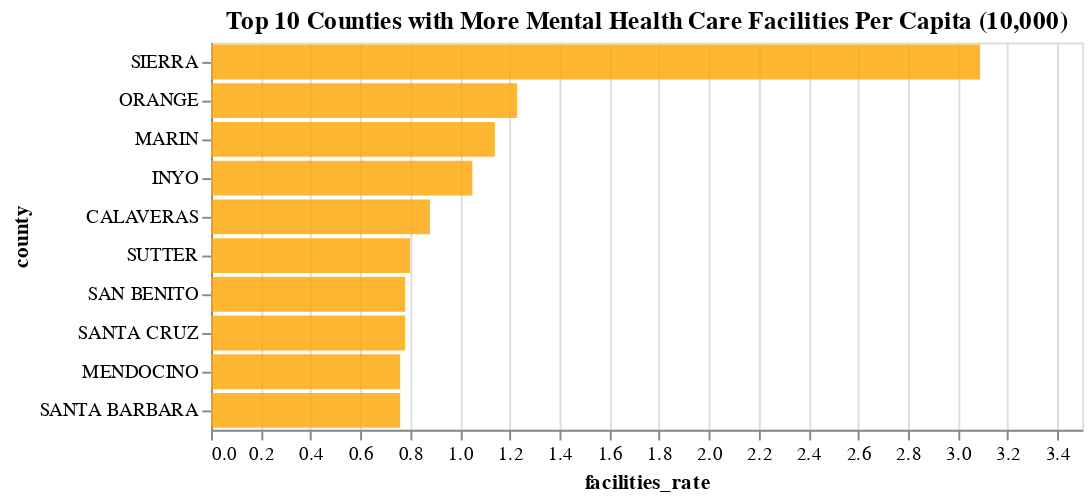

The code cell stored with this chart in its notebook:
### Code cell
source = full_data

chart_top10pop=alt.Chart(source).mark_bar().encode(
    x=alt.X('facilities_rate'),
    y=alt.Y('county', sort='-x'),
    tooltip=['facilities_rate'],
).properties(width=450, title='Top 10 Counties with More Mental Health Care Facilities Per Capita (10,000)'
).transform_window(
    rank='rank(facilities_rate)',
    sort=[alt.SortField('facilities_rate', order='descending')]
).transform_filter(
    (alt.datum.rank < 10)
).configure_bar(
    opacity=0.8,
    color='orange'
)

chart_top10pop

### Figure 1 — Vega-Lite specification as saved in the notebook (floating-point values rounded to 4 significant figures)
{"config": {"view": {"continuousWidth": 400, "continuousHeight": 300}, "bar": {"color": "orange", "opacity": 0.8}}, "data": {"name": "data-045cf67cca829ebb815c5d88d5ce0d26"}, "mark": "bar", "encoding": {"tooltip": [{"field": "facilities_rate", "type": "quantitative"}], "x": {"field": "facilities_rate", "type": "quantitative"}, "y": {"field": "county", "sort": "-x", "type": "nominal"}}, "title": "Top 10 Counties with More Mental Health Care Facilities Per Capita (10,000)", "transform": [{"window": [{"op": "rank", "field": "facilities_rate", "as": "rank"}], "sort": [{"field": "facilities_rate", "order": "descending"}]}, {"filter": "(datum.rank < 10)"}], "width": 450, "$schema": "https://vega.github.io/schema/vega-lite/v4.17.0.json", "datasets": {"data-045cf67cca829ebb815c5d88d5ce0d26": [{"year": 2020, "county": "ALAMEDA", "geography_type": "Residence", "cause": "Intentional self-harm (suicide)", "deaths": 141.0, "facility_count": 48.0, "suicide_2015_2017": "        8.6   ", "suicide_2018_2020": "        8.8   ", "drug_induced_deaths_2015_2017": "        9.9   ", "drug_induced_deaths_2018_2020": "       15.4   ", "population": 1682353, "full_county_name": "Alameda County", "facilities_rate": 0.29}, {"year": 2020, "county": "ALPINE", "geography_type": "Residence", "cause": "Intentional self-harm (suicide)", "deaths": 0.0, "facility_count": null, "suicide_2015_2017": "        -     ", "suicide_2018_2020": "       58.3 * ", "drug_induced_deaths_2015_2017": "        -     ", "drug_induced_deaths_2018_2020": "      116.6 * ", "population": 1204, "full_county_name": "Alpine County", "facilities_rate": null}, {"year": 2020, "county": "AMADOR", "geography_type": "Residence", "cause": "Intentional self-harm (suicide)", "deaths": 12.0, "facility_count": 1.0, "suicide_2015_2017": "       21.2   ", "suicide_2018_2020": "       33.7   ", "drug_induced_deaths_2015_2017": "       16.0 * ", "drug_induced_deaths_2018_2020": "       25.4   ", "population": 40474, "full_county_name": "Amador County", "facilities_rate": 0.25}, {"year": 2020, "county": "BUTTE", "geography_type": "Residence", "cause": "Intentional self-harm (suicide)", "deaths": 43.0, "facility_count": 12.0, "suicide_2015_2017": "       18.9   ", "suicide_2018_2020": "       22.1   ", "drug_induced_deaths_2015_2017": "       27.8   ", "drug_induced_deaths_2018_2020": "       31.4   ", "population": 211632, "full_county_name": "Butte County", "facilities_rate": 0.57}, {"year": 2020, "county": "CALAVERAS", "geography_type": "Residence", "cause": "Intentional self-harm (suicide)", "deaths": 13.0, "facility_count": 4.0, "suicide_2015_2017": "       26.1   ", "suicide_2018_2020": "       24.3   ", "drug_induced_deaths_2015_2017": "       18.0   ", "drug_induced_deaths_2018_2020": "       25.5   ", "population": 45292, "full_county_name": "Calaveras County", "facilities_rate": 0.88}, {"year": 2020, "county": "COLUSA", "geography_type": "Residence", "cause": "Intentional self-harm (suicide)", "deaths": null, "facility_count": 1.0, "suicide_2015_2017": "        9.7 * ", "suicide_2018_2020": "        8.7 * ", "drug_induced_deaths_2015_2017": "       16.7 * ", "drug_induced_deaths_2018_2020": "       13.8 * ", "population": 21839, "full_county_name": "Colusa County", "facilities_rate": 0.46}, {"year": 2020, "county": "CONTRA COSTA", "geography_type": "Residence", "cause": "Intentional self-harm (suicide)", "deaths": 108.0, "facility_count": 28.0, "suicide_2015_2017": "       10.3   ", "suicide_2018_2020": "        9.3   ", "drug_induced_deaths_2015_2017": "       10.9   ", "drug_induced_deaths_2018_2020": "       16.6   ", "population": 1165927, "full_county_name": "Contra Costa County", "facilities_rate": 0.24}, {"year": 2020, "county": "DEL NORTE", "geography_type": "Residence", "cause": "Intentional self-harm (suicide)", "deaths": null, "facility_count": null, "suicide_2015_2017": "       13.0 * ", "suicide_2018_2020": "       22.8 * ", "drug_induced_deaths_2015_2017": "       24.8 * ", "drug_induced_deaths_2018_2020": "       30.8   ", "population": 27743, "full_county_name": "Del Norte County", "facilities_rate": null}, {"year": 2020, "county": "EL DORADO", "geography_type": "Residence", "cause": "Intentional self-harm (suicide)", "deaths": 34.0, "facility_count": 9.0, "suicide_2015_2017": "       18.6   ", "suicide_2018_2020": "       16.7   ", "drug_induced_deaths_2015_2017": "       21.2   ", "drug_induced_deaths_2018_2020": "       20.2   ", "population": 191185, "full_county_name": "El Dorado County", "facilities_rate": 0.47}, {"year": 2020, "county": "FRESNO", "geography_type": "Residence", "cause": "Intentional self-harm (suicide)", "deaths": 108.0, "facility_count": 46.0, "suicide_2015_2017": "       11.0   ", "suicide_2018_2020": "       11.0   ", "drug_induced_deaths_2015_2017": "       16.3   ", "drug_induced_deaths_2018_2020": "       16.3   ", "population": 1008654, "full_county_name": "Fresno County", "facilities_rate": 0.46}, {"year": 2020, "county": "GLENN", "geography_type": "Residence", "cause": "Intentional self-harm (suicide)", "deaths": null, "facility_count": 1.0, "suicide_2015_2017": "       28.9   ", "suicide_2018_2020": "       18.9 * ", "drug_induced_deaths_2015_2017": "       10.2 * ", "drug_induced_deaths_2018_2020": "       25.0 * ", "population": 28917, "full_county_name": "Glenn County", "facilities_rate": 0.35}, {"year": 2020, "county": "HUMBOLDT", "geography_type": "Residence", "cause": "Intentional self-harm (suicide)", "deaths": 26.0, "facility_count": 10.0, "suicide_2015_2017": "       23.6   ", "suicide_2018_2020": "       22.4   ", "drug_induced_deaths_2015_2017": "       38.1   ", "drug_induced_deaths_2018_2020": "       37.0   ", "population": 136463, "full_county_name": "Humboldt County", "facilities_rate": 0.73}, {"year": 2020, "county": "IMPERIAL", "geography_type": "Residence", "cause": "Intentional self-harm (suicide)", "deaths": 12.0, "facility_count": 5.0, "suicide_2015_2017": "        9.2   ", "suicide_2018_2020": "        5.7   ", "drug_induced_deaths_2015_2017": "       20.5   ", "drug_induced_deaths_2018_2020": "       28.0   ", "population": 179702, "full_county_name": "Imperial County", "facilities_rate": 0.28}, {"year": 2020, "county": "INYO", "geography_type": "Residence", "cause": "Intentional self-harm (suicide)", "deaths": null, "facility_count": 2.0, "suicide_2015_2017": "       15.6 * ", "suicide_2018_2020": "       18.3 * ", "drug_induced_deaths_2015_2017": "       23.3 * ", "drug_induced_deaths_2018_2020": "       48.1   ", "population": 19016, "full_county_name": "Inyo County", "facilities_rate": 1.05}, {"year": 2020, "county": "KERN", "geography_type": "Residence", "cause": "Intentional self-harm (suicide)", "deaths": 121.0, "facility_count": 27.0, "suicide_2015_2017": "       14.2   ", "suicide_2018_2020": "       13.5   ", "drug_induced_deaths_2015_2017": "       26.1   ", "drug_induced_deaths_2018_2020": "       33.3   ", "population": 909235, "full_county_name": "Kern County", "facilities_rate": 0.3}, {"year": 2020, "county": "KINGS", "geography_type": "Residence", "cause": "Intentional self-harm (suicide)", "deaths": 18.0, "facility_count": 5.0, "suicide_2015_2017": "       12.6   ", "suicide_2018_2020": "       14.7   ", "drug_induced_deaths_2015_2017": "       11.3   ", "drug_induced_deaths_2018_2020": "       18.3   ", "population": 152486, "full_county_name": "Kings County", "facilities_rate": 0.33}, {"year": 2020, "county": "LAKE", "geography_type": "Residence", "cause": "Intentional self-harm (suicide)", "deaths": 11.0, "facility_count": 5.0, "suicide_2015_2017": "       29.4   ", "suicide_2018_2020": "       25.4   ", "drug_induced_deaths_2015_2017": "       40.5   ", "drug_induced_deaths_2018_2020": "       66.1   ", "population": 68163, "full_county_name": "Lake County", "facilities_rate": 0.73}, {"year": 2020, "county": "LASSEN", "geography_type": "Residence", "cause": "Intentional self-harm (suicide)", "deaths": null, "facility_count": null, "suicide_2015_2017": "       25.7   ", "suicide_2018_2020": "       26.0   ", "drug_induced_deaths_2015_2017": "       23.4   ", "drug_induced_deaths_2018_2020": "       29.9   ", "population": 32730, "full_county_name": "Lassen County", "facilities_rate": null}, {"year": 2020, "county": "LOS ANGELES", "geography_type": "Residence", "cause": "Intentional self-harm (suicide)", "deaths": 849.0, "facility_count": 626.0, "suicide_2015_2017": "        8.1   ", "suicide_2018_2020": "        8.2   ", "drug_induced_deaths_2015_2017": "        8.5   ", "drug_induced_deaths_2018_2020": "       14.1   ", "population": 10014009, "full_county_name": "Los Angeles County", "facilities_rate": 0.63}, {"year": 2020, "county": "MADERA", "geography_type": "Residence", "cause": "Intentional self-harm (suicide)", "deaths": 16.0, "facility_count": null, "suicide_2015_2017": "       11.3   ", "suicide_2018_2020": "       11.4   ", "drug_induced_deaths_2015_2017": "       15.1   ", "drug_induced_deaths_2018_2020": "       15.6   ", "population": 156255, "full_county_name": "Madera County", "facilities_rate": null}, {"year": 2020, "county": "MARIN", "geography_type": "Residence", "cause": "Intentional self-harm (suicide)", "deaths": 36.0, "facility_count": 30.0, "suicide_2015_2017": "       12.7   ", "suicide_2018_2020": "       14.4   ", "drug_induced_deaths_2015_2017": "       12.4   ", "drug_induced_deaths_2018_2020": "       16.9   ", "population": 262321, "full_county_name": "Marin County", "facilities_rate": 1.14}, {"year": 2020, "county": "MARIPOSA", "geography_type": "Residence", "cause": "Intentional self-harm (suicide)", "deaths": null, "facility_count": 1.0, "suicide_2015_2017": "       33.2 * ", "suicide_2018_2020": "       22.4 * ", "drug_induced_deaths_2015_2017": "       17.4 * ", "drug_induced_deaths_2018_2020": "       22.6 * ", "population": 17131, "full_county_name": "Mariposa County", "facilities_rate": 0.58}, {"year": 2020, "county": "MENDOCINO", "geography_type": "Residence", "cause": "Intentional self-harm (suicide)", "deaths": 29.0, "facility_count": 7.0, "suicide_2015_2017": "       21.5   ", "suicide_2018_2020": "       20.8   ", "drug_induced_deaths_2015_2017": "       26.2   ", "drug_induced_deaths_2018_2020": "       42.0   ", "population": 91601, "full_county_name": "Mendocino County", "facilities_rate": 0.76}, {"year": 2020, "county": "MERCED", "geography_type": "Residence", "cause": "Intentional self-harm (suicide)", "deaths": 25.0, "facility_count": 7.0, "suicide_2015_2017": "       11.9   ", "suicide_2018_2020": "        9.1   ", "drug_induced_deaths_2015_2017": "       15.9   ", "drug_induced_deaths_2018_2020": "       18.3   ", "population": 281202, "full_county_name": "Merced County", "facilities_rate": 0.25}, {"year": 2020, "county": "MODOC", "geography_type": "Residence", "cause": "Intentional self-harm (suicide)", "deaths": 0.0, "facility_count": null, "suicide_2015_2017": "       15.3 * ", "suicide_2018_2020": "       20.1 * ", "drug_induced_deaths_2015_2017": "       21.5 * ", "drug_induced_deaths_2018_2020": "       10.4 * ", "population": 8700, "full_county_name": "Modoc County", "facilities_rate": null}, {"year": 2020, "county": "MONO", "geography_type": "Residence", "cause": "Intentional self-harm (suicide)", "deaths": null, "facility_count": null, "suicide_2015_2017": "       11.1 * ", "suicide_2018_2020": "       11.8 * ", "drug_induced_deaths_2015_2017": "        6.0 * ", "drug_induced_deaths_2018_2020": "       11.8 * ", "population": 13195, "full_county_name": "Mono County", "facilities_rate": null}, {"year": 2020, "county": "MONTEREY", "geography_type": "Residence", "cause": "Intentional self-harm (suicide)", "deaths": 48.0, "facility_count": 16.0, "suicide_2015_2017": "        9.3   ", "suicide_2018_2020": "        9.6   ", "drug_induced_deaths_2015_2017": "       11.2   ", "drug_induced_deaths_2018_2020": "       16.6   ", "population": 439035, "full_county_name": "Monterey County", "facilities_rate": 0.36}, {"year": 2020, "county": "NAPA", "geography_type": "Residence", "cause": "Intentional self-harm (suicide)", "deaths": 21.0, "facility_count": 6.0, "suicide_2015_2017": "       10.2   ", "suicide_2018_2020": "       10.8   ", "drug_induced_deaths_2015_2017": "       10.4   ", "drug_induced_deaths_2018_2020": "       13.3   ", "population": 138019, "full_county_name": "Napa County", "facilities_rate": 0.43}, {"year": 2020, "county": "NEVADA", "geography_type": "Residence", "cause": "Intentional self-harm (suicide)", "deaths": 25.0, "facility_count": 5.0, "suicide_2015_2017": "       18.7   ", "suicide_2018_2020": "       21.0   ", "drug_induced_deaths_2015_2017": "       22.3   ", "drug_induced_deaths_2018_2020": "       24.2   ", "population": 102241, "full_county_name": "Nevada County", "facilities_rate": 0.49}, {"year": 2020, "county": "ORANGE", "geography_type": "Residence", "cause": "Intentional self-harm (suicide)", "deaths": 295.0, "facility_count": 392.0, "suicide_2015_2017": "        9.3   ", "suicide_2018_2020": "        9.9   ", "drug_induced_deaths_2015_2017": "       12.1   ", "drug_induced_deaths_2018_2020": "       15.6   ", "population": 3186989, "full_county_name": "Orange County", "facilities_rate": 1.23}, {"year": 2020, "county": "PLACER", "geography_type": "Residence", "cause": "Intentional self-harm (suicide)", "deaths": 60.0, "facility_count": 16.0, "suicide_2015_2017": "       12.1   ", "suicide_2018_2020": "       12.4   ", "drug_induced_deaths_2015_2017": "       11.9   ", "drug_induced_deaths_2018_2020": "       15.5   ", "population": 404739, "full_county_name": "Placer County", "facilities_rate": 0.4}, {"year": 2020, "county": "PLUMAS", "geography_type": "Residence", "cause": "Intentional self-harm (suicide)", "deaths": null, "facility_count": null, "suicide_2015_2017": "       25.3 * ", "suicide_2018_2020": "       16.4 * ", "drug_induced_deaths_2015_2017": "       27.7 * ", "drug_induced_deaths_2018_2020": "       25.3 * ", "population": 19790, "full_county_name": "Plumas County", "facilities_rate": null}, {"year": 2020, "county": "RIVERSIDE", "geography_type": "Residence", "cause": "Intentional self-harm (suicide)", "deaths": 261.0, "facility_count": 120.0, "suicide_2015_2017": "       11.4   ", "suicide_2018_2020": "       11.9   ", "drug_induced_deaths_2015_2017": "       16.4   ", "drug_induced_deaths_2018_2020": "       23.1   ", "population": 2418185, "full_county_name": "Riverside County", "facilities_rate": 0.5}, {"year": 2020, "county": "SACRAMENTO", "geography_type": "Residence", "cause": "Intentional self-harm (suicide)", "deaths": 179.0, "facility_count": 64.0, "suicide_2015_2017": "       13.0   ", "suicide_2018_2020": "       12.6   ", "drug_induced_deaths_2015_2017": "       17.1   ", "drug_induced_deaths_2018_2020": "       20.8   ", "population": 1585055, "full_county_name": "Sacramento County", "facilities_rate": 0.4}, {"year": 2020, "county": "SAN BENITO", "geography_type": "Residence", "cause": "Intentional self-harm (suicide)", "deaths": null, "facility_count": 5.0, "suicide_2015_2017": "       11.0 * ", "suicide_2018_2020": "        8.6 * ", "drug_induced_deaths_2015_2017": "       10.0 * ", "drug_induced_deaths_2018_2020": "       13.4   ", "population": 64209, "full_county_name": "San Benito County", "facilities_rate": 0.78}, {"year": 2020, "county": "SAN BERNARDINO", "geography_type": "Residence", "cause": "Intentional self-harm (suicide)", "deaths": 242.0, "facility_count": 64.0, "suicide_2015_2017": "       11.0   ", "suicide_2018_2020": "       11.2   ", "drug_induced_deaths_2015_2017": "       12.2   ", "drug_induced_deaths_2018_2020": "       18.2   ", "population": 2181654, "full_county_name": "San Bernardino County", "facilities_rate": 0.29}, {"year": 2020, "county": "SAN DIEGO", "geography_type": "Residence", "cause": "Intentional self-harm (suicide)", "deaths": 404.0, "facility_count": 174.0, "suicide_2015_2017": "       12.4   ", "suicide_2018_2020": "       12.4   ", "drug_induced_deaths_2015_2017": "       13.8   ", "drug_induced_deaths_2018_2020": "       18.5   ", "population": 3298634, "full_county_name": "San Diego County", "facilities_rate": 0.53}, {"year": 2020, "county": "SAN FRANCISCO", "geography_type": "Residence", "cause": "Intentional self-harm (suicide)", "deaths": 77.0, "facility_count": 56.0, "suicide_2015_2017": "       10.5   ", "suicide_2018_2020": "        8.0   ", "drug_induced_deaths_2015_2017": "       19.1   ", "drug_induced_deaths_2018_2020": "       38.1   ", "population": 873965, "full_county_name": "San Francisco County", "facilities_rate": 0.64}, {"year": 2020, "county": "SAN JOAQUIN", "geography_type": "Residence", "cause": "Intentional self-harm (suicide)", "deaths": 92.0, "facility_count": 22.0, "suicide_2015_2017": "       10.4   ", "suicide_2018_2020": "       10.8   ", "drug_induced_deaths_2015_2017": "       17.9   ", "drug_induced_deaths_2018_2020": "       19.6   ", "population": 779233, "full_county_name": "San Joaquin County", "facilities_rate": 0.28}, {"year": 2020, "county": "SAN LUIS OBISPO", "geography_type": "Residence", "cause": "Intentional self-harm (suicide)", "deaths": 42.0, "facility_count": 15.0, "suicide_2015_2017": "       17.2   ", "suicide_2018_2020": "       16.2   ", "drug_induced_deaths_2015_2017": "       17.6   ", "drug_induced_deaths_2018_2020": "       23.9   ", "population": 282424, "full_county_name": "San Luis Obispo County", "facilities_rate": 0.53}, {"year": 2020, "county": "SAN MATEO", "geography_type": "Residence", "cause": "Intentional self-harm (suicide)", "deaths": 80.0, "facility_count": 29.0, "suicide_2015_2017": "        7.4   ", "suicide_2018_2020": "        8.5   ", "drug_induced_deaths_2015_2017": "        8.2   ", "drug_induced_deaths_2018_2020": "       12.0   ", "population": 764442, "full_county_name": "San Mateo County", "facilities_rate": 0.38}, {"year": 2020, "county": "SANTA BARBARA", "geography_type": "Residence", "cause": "Intentional self-harm (suicide)", "deaths": 52.0, "facility_count": 34.0, "suicide_2015_2017": "       12.9   ", "suicide_2018_2020": "       11.4   ", "drug_induced_deaths_2015_2017": "       16.1   ", "drug_induced_deaths_2018_2020": "       18.3   ", "population": 448229, "full_county_name": "Santa Barbara County", "facilities_rate": 0.76}, {"year": 2020, "county": "SANTA CLARA", "geography_type": "Residence", "cause": "Intentional self-harm (suicide)", "deaths": 174.0, "facility_count": 49.0, "suicide_2015_2017": "        7.3   ", "suicide_2018_2020": "        8.2   ", "drug_induced_deaths_2015_2017": "        7.6   ", "drug_induced_deaths_2018_2020": "       11.2   ", "population": 1936259, "full_county_name": "Santa Clara County", "facilities_rate": 0.25}, {"year": 2020, "county": "SANTA CRUZ", "geography_type": "Residence", "cause": "Intentional self-harm (suicide)", "deaths": 29.0, "facility_count": 21.0, "suicide_2015_2017": "       15.9   ", "suicide_2018_2020": "       12.8   ", "drug_induced_deaths_2015_2017": "       17.6   ", "drug_induced_deaths_2018_2020": "       20.3   ", "population": 270861, "full_county_name": "Santa Cruz County", "facilities_rate": 0.78}, {"year": 2020, "county": "SHASTA", "geography_type": "Residence", "cause": "Intentional self-harm (suicide)", "deaths": 37.0, "facility_count": 10.0, "suicide_2015_2017": "       24.1   ", "suicide_2018_2020": "       25.0   ", "drug_induced_deaths_2015_2017": "       22.8   ", "drug_induced_deaths_2018_2020": "       26.9   ", "population": 182155, "full_county_name": "Shasta County", "facilities_rate": 0.55}, {"year": 2020, "county": "SIERRA", "geography_type": "Residence", "cause": "Intentional self-harm (suicide)", "deaths": null, "facility_count": 1.0, "suicide_2015_2017": "       53.5 * ", "suicide_2018_2020": "       26.8 * ", "drug_induced_deaths_2015_2017": "        -     ", "drug_induced_deaths_2018_2020": "       23.5 * ", "population": 3236, "full_county_name": "Sierra County", "facilities_rate": 3.09}, {"year": 2020, "county": "SISKIYOU", "geography_type": "Residence", "cause": "Intentional self-harm (suicide)", "deaths": 11.0, "facility_count": 3.0, "suicide_2015_2017": "       22.2   ", "suicide_2018_2020": "       24.1   ", "drug_induced_deaths_2015_2017": "       31.9   ", "drug_induced_deaths_2018_2020": "       21.9   ", "population": 44076, "full_county_name": "Siskiyou County", "facilities_rate": 0.68}, {"year": 2020, "county": "SOLANO", "geography_type": "Residence", "cause": "Intentional self-harm (suicide)", "deaths": 58.0, "facility_count": 15.0, "suicide_2015_2017": "       11.4   ", "suicide_2018_2020": "       14.0   ", "drug_induced_deaths_2015_2017": "       13.5   ", "drug_induced_deaths_2018_2020": "       19.2   ", "population": 453491, "full_county_name": "Solano County", "facilities_rate": 0.33}, {"year": 2020, "county": "SONOMA", "geography_type": "Residence", "cause": "Intentional self-harm (suicide)", "deaths": 68.0, "facility_count": 32.0, "suicide_2015_2017": "       12.4   ", "suicide_2018_2020": "       14.1   ", "drug_induced_deaths_2015_2017": "       14.4   ", "drug_induced_deaths_2018_2020": "       23.5   ", "population": 488863, "full_county_name": "Sonoma County", "facilities_rate": 0.65}, {"year": 2020, "county": "STANISLAUS", "geography_type": "Residence", "cause": "Intentional self-harm (suicide)", "deaths": 52.0, "facility_count": 17.0, "suicide_2015_2017": "       10.4   ", "suicide_2018_2020": "       11.4   ", "drug_induced_deaths_2015_2017": "       18.8   ", "drug_induced_deaths_2018_2020": "       21.4   ", "population": 552878, "full_county_name": "Stanislaus County", "facilities_rate": 0.31}, {"year": 2020, "county": "SUTTER", "geography_type": "Residence", "cause": "Intentional self-harm (suicide)", "deaths": 11.0, "facility_count": 8.0, "suicide_2015_2017": "       14.2   ", "suicide_2018_2020": "        9.6   ", "drug_induced_deaths_2015_2017": "       11.6   ", "drug_induced_deaths_2018_2020": "       17.0   ", "population": 99633, "full_county_name": "Sutter County", "facilities_rate": 0.8}, {"year": 2020, "county": "TEHAMA", "geography_type": "Residence", "cause": "Intentional self-harm (suicide)", "deaths": 12.0, "facility_count": 2.0, "suicide_2015_2017": "       19.3   ", "suicide_2018_2020": "       18.9   ", "drug_induced_deaths_2015_2017": "       10.5 * ", "drug_induced_deaths_2018_2020": "       11.9   ", "population": 65829, "full_county_name": "Tehama County", "facilities_rate": 0.3}, {"year": 2020, "county": "TRINITY", "geography_type": "Residence", "cause": "Intentional self-harm (suicide)", "deaths": null, "facility_count": 1.0, "suicide_2015_2017": "       44.2 * ", "suicide_2018_2020": "       25.8 * ", "drug_induced_deaths_2015_2017": "       19.2 * ", "drug_induced_deaths_2018_2020": "       24.0 * ", "population": 16112, "full_county_name": "Trinity County", "facilities_rate": 0.62}, {"year": 2020, "county": "TULARE", "geography_type": "Residence", "cause": "Intentional self-harm (suicide)", "deaths": 32.0, "facility_count": 22.0, "suicide_2015_2017": "       11.2   ", "suicide_2018_2020": "        7.7   ", "drug_induced_deaths_2015_2017": "       10.8   ", "drug_induced_deaths_2018_2020": "       13.3   ", "population": 473117, "full_county_name": "Tulare County", "facilities_rate": 0.47}, {"year": 2020, "county": "TUOLUMNE", "geography_type": "Residence", "cause": "Intentional self-harm (suicide)", "deaths": 15.0, "facility_count": 1.0, "suicide_2015_2017": "       19.2   ", "suicide_2018_2020": "       22.4   ", "drug_induced_deaths_2015_2017": "       33.0   ", "drug_induced_deaths_2018_2020": "       21.8   ", "population": 55620, "full_county_name": "Tuolumne County", "facilities_rate": 0.18}, {"year": 2020, "county": "VENTURA", "geography_type": "Residence", "cause": "Intentional self-harm (suicide)", "deaths": 83.0, "facility_count": 48.0, "suicide_2015_2017": "       10.9   ", "suicide_2018_2020": "       10.2   ", "drug_induced_deaths_2015_2017": "       14.8   ", "drug_induced_deaths_2018_2020": "       19.0   ", "population": 843843, "full_county_name": "Ventura County", "facilities_rate": 0.57}, {"year": 2020, "county": "YOLO", "geography_type": "Residence", "cause": "Intentional self-harm (suicide)", "deaths": 17.0, "facility_count": 5.0, "suicide_2015_2017": "       12.7   ", "suicide_2018_2020": "        9.3   ", "drug_induced_deaths_2015_2017": "       15.4   ", "drug_induced_deaths_2018_2020": "       15.0   ", "population": 216403, "full_county_name": "Yolo County", "facilities_rate": 0.23}, {"year": 2020, "county": "YUBA", "geography_type": "Residence", "cause": "Intentional self-harm (suicide)", "deaths": 13.0, "facility_count": 4.0, "suicide_2015_2017": "       19.3   ", "suicide_2018_2020": "       20.5   ", "drug_induced_deaths_2015_2017": "       23.0   ", "drug_induced_deaths_2018_2020": "       20.1   ", "population": 81575, "full_county_name": "Yuba County", "facilities_rate": 0.49}]}}
